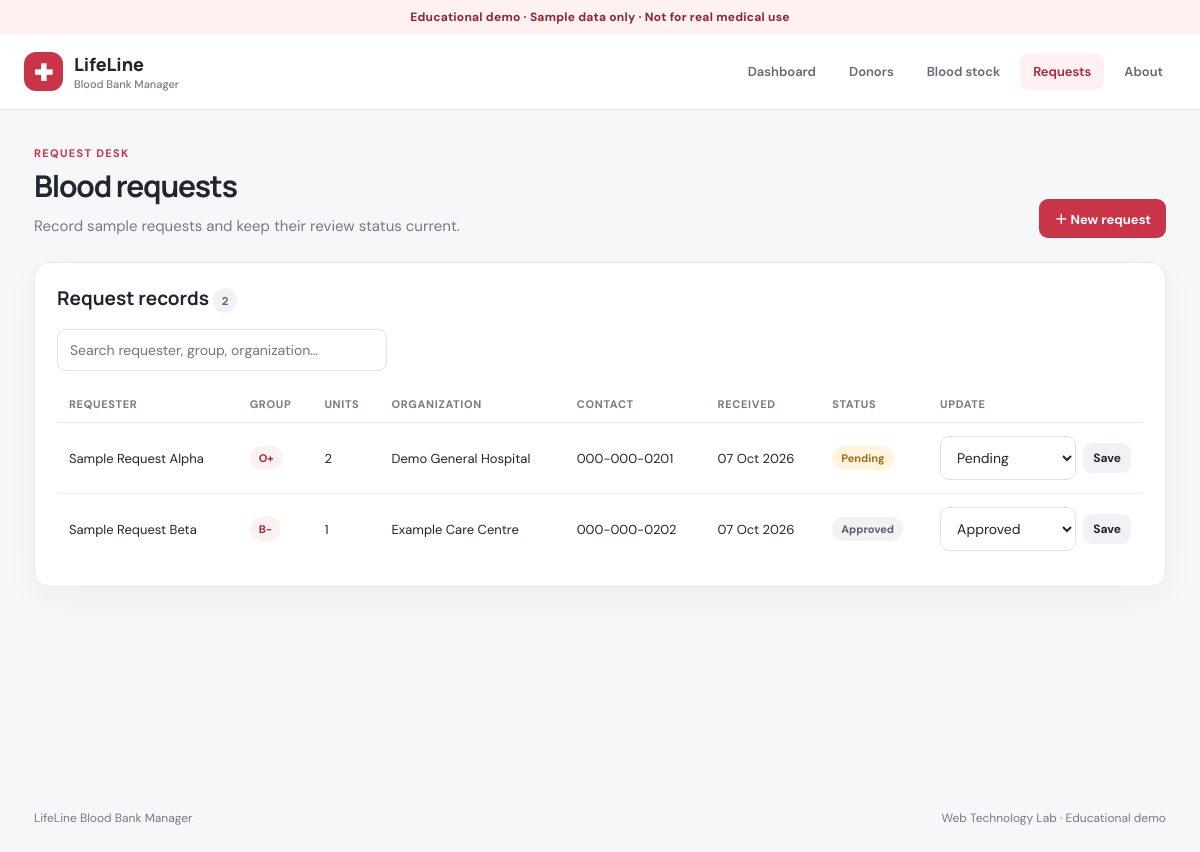
Screenshot of /requests.php with the database file from the repository.
### tables this page shows
CREATE TABLE IF NOT EXISTS blood_requests (
  id INT UNSIGNED AUTO_INCREMENT PRIMARY KEY,
  requester_name VARCHAR(100) NOT NULL,
  blood_group ENUM('A+','A-','B+','B-','AB+','AB-','O+','O-') NOT NULL,
  units SMALLINT UNSIGNED NOT NULL,
  contact_phone VARCHAR(20) NOT NULL,
  organization VARCHAR(140) NOT NULL,
  status ENUM('Pending','Approved','Fulfilled') NOT NULL DEFAULT 'Pending',
  created_at TIMESTAMP NOT NULL DEFAULT CURRENT_TIMESTAMP,
  INDEX idx_requests_status (status),
  INDEX idx_requests_group (blood_group)
);

### config.php (called while the page is built, shortened)
<?php
function db(): PDO
{
    $pdo = new PDO('mysql:host=' . DB_HOST . ';dbname=' . DB_NAME . ';charset=utf8mb4', DB_USER, DB_PASS, [
        PDO::ATTR_ERRMODE => PDO::ERRMODE_EXCEPTION,
        PDO::ATTR_DEFAULT_FETCH_MODE => PDO::FETCH_ASSOC,
        PDO::ATTR_EMULATE_PREPARES => false,
    ]);
    return $pdo;
}
function e(mixed $value): string
{
    return htmlspecialchars((string)$value, ENT_QUOTES | ENT_SUBSTITUTE, 'UTF-8');
}

### requests.php (the view, shortened to what this page needs)
<?php
require_once __DIR__.'/config.php';$groups=['A+','A-','B+','B-','AB+','AB-','O+','O-'];$statuses=['Pending','Approved','Fulfilled'];
$requests=db()->query('SELECT * FROM blood_requests ORDER BY created_at DESC')->fetchAll();$showForm=isset($_GET['new']);$pageTitle='Blood requests';require __DIR__.'/includes/header.php';
?>
<section class="page-head"><div><div class="eyebrow">Request desk</div><h1>Blood requests</h1><p class="subtext">Record sample requests and keep their review status current.</p></div><a class="btn" href="requests.php?new=1">＋ New request</a></section>
<section class="panel"><div class="panel-title"><h2>Request records <span class="badge"><?= count($requests) ?></span></h2></div><div class="toolbar"><input type="search" placeholder="Search requester, group, organization…" aria-label="Search requests" data-filter="#requests-table"></div><?php if(!$requests):?><div class="empty">No requests recorded yet.</div><?php else:?><div class="table-wrap"><table id="requests-table"><thead><tr><th>Requester</th><th>Group</th><th>Units</th><th>Organization</th><th>Contact</th><th>Received</th><th>Status</th><th>Update</th></tr></thead><tbody><?php foreach($requests as $r):?><tr><td><?= e($r['requester_name']) ?></td><td><span class="badge danger"><?= e($r['blood_group']) ?></span></td><td><?= (int)$r['units'] ?></td><td><?= e($r['organization']) ?></td><td><?= e($r['contact_phone']) ?></td><td><?= e(date('d M Y',strtotime($r['created_at']))) ?></td><td><span class="badge <?= $r['status']==='Fulfilled'?'success':($r['status']==='Pending'?'warning':'') ?>"><?= e($r['status']) ?></span></td><td><form method="post" class="actions"><input type="hidden" name="csrf" value="<?= e(csrf_token()) ?>"><input type="hidden" name="action" value="status"><input type="hidden" name="id" value="<?= (int)$r['id'] ?>"><select name="status" aria-label="Request status"><?php foreach($statuses as $s):?><option <?= $r['status']===$s?'selected':'' ?>><?= e($s) ?></option><?php endforeach;?></select><button class="btn secondary small">Save</button></form></td></tr><?php endforeach;?></tbody></table></div><?php endif;?></section>
<?php require __DIR__.'/includes/footer.php';?>

### css/style.css (style rules this page uses)
:root { --red:#c93448;--red-dark:#a92336;--ink:#202531;--muted:#737b89;--line:#e7e9ed;--paper:#f6f7f9;--white:#fff;--green:#23835d;--amber:#a66b14;--shadow:0 12px 35px #2025310b }
* { box-sizing:border-box }
body { margin:0;background:var(--paper);color:var(--ink);font:15px 'DM Sans',Arial,sans-serif }
.page-head { display:flex;align-items:flex-end;justify-content:space-between;gap:18px;margin-bottom:24px }
.eyebrow { font-size:11px;font-weight:700;letter-spacing:.12em;text-transform:uppercase;color:var(--red) }
h1,h2,h3 { font-family:Manrope,sans-serif;margin:5px 0 8px }
h1 { font-size:30px;letter-spacing:-.04em }
h2 { font-size:19px }
.subtext { color:var(--muted);margin:0;line-height:1.6 }
.card,.panel { background:var(--white);border:1px solid var(--line);border-radius:15px;box-shadow:var(--shadow) }
.panel { padding:22px;margin-bottom:20px }
.panel-title { display:flex;align-items:center;justify-content:space-between;margin-bottom:16px }
.panel-title h2 { margin:0 }
.table-wrap { overflow-x:auto }
table { width:100%;border-collapse:collapse;text-align:left }
th { font-size:11px;text-transform:uppercase;letter-spacing:.06em;color:var(--muted);font-weight:700;padding:11px 12px;border-bottom:1px solid var(--line) }
td { padding:13px 12px;border-bottom:1px solid #f0f1f3;font-size:13px }
tr:last-child td { border-bottom:0 }
.badge { display:inline-block;border-radius:30px;padding:5px 9px;background:#f1f2f5;color:#596171;font-size:11px;font-weight:700 }
.badge.warning { background:#fff5df;color:var(--amber) }
.badge.danger { background:#fff0f1;color:var(--red-dark) }
.btn { display:inline-flex;justify-content:center;align-items:center;gap:7px;padding:10px 15px;border:0;border-radius:9px;background:var(--red);color:#fff;text-decoration:none;font:700 13px 'DM Sans',sans-serif;cursor:pointer }
.btn.secondary { background:#f1f2f5;color:var(--ink) }
.btn.small { padding:7px 10px;font-size:12px }
.actions { display:flex;gap:7px;align-items:center }
input,select,textarea { width:100%;padding:11px 12px;border:1px solid #dfe2e7;border-radius:9px;background:white;color:var(--ink);font:14px 'DM Sans',sans-serif }
.toolbar { display:flex;gap:10px;align-items:center;margin-bottom:15px }
.toolbar input { max-width:330px }

### rows the page displays
blood_requests: requester_name "Sample Request Alpha", blood_group "O+", units "2", organization "Demo General Hospital", contact_phone "000-000-0201", created_at "07 Oct 2026", status "Pending"
blood_requests: requester_name "Sample Request Beta", blood_group "B-", units "1", organization "Example Care Centre", contact_phone "000-000-0202", created_at "07 Oct 2026", status "Approved"

### other values shown
count($requests) "2"
form field status "Pending"
form field status "Approved"
